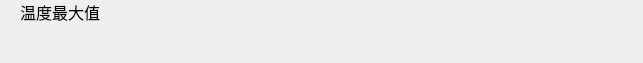
<?xml version="1.0" encoding="UTF-8"?>
<ui version="4.0">
 <class>ZSet_EnvItemWid</class>
 <widget class="QWidget" name="ZSet_EnvItemWid">
  <property name="geometry">
   <rect>
    <x>0</x>
    <y>0</y>
    <width>643</width>
    <height>63</height>
   </rect>
  </property>
  <property name="windowTitle">
   <string>Form</string>
  </property>
  <layout class="QHBoxLayout" name="horizontalLayout_2">
   <property name="leftMargin">
    <number>0</number>
   </property>
   <property name="topMargin">
    <number>0</number>
   </property>
   <property name="rightMargin">
    <number>0</number>
   </property>
   <property name="bottomMargin">
    <number>0</number>
   </property>
   <item>
    <layout class="QHBoxLayout" name="horizontalLayout" stretch="2,1,1">
     <property name="spacing">
      <number>30</number>
     </property>
     <property name="rightMargin">
      <number>0</number>
     </property>
     <item>
      <widget class="QLabel" name="label">
       <property name="minimumSize">
        <size>
         <width>120</width>
         <height>0</height>
        </size>
       </property>
       <property name="maximumSize">
        <size>
         <width>120</width>
         <height>16777215</height>
        </size>
       </property>
       <property name="font">
        <font>
         <family>微软雅黑</family>
         <pointsize>12</pointsize>
        </font>
       </property>
       <property name="frameShadow">
        <enum>QFrame::Plain</enum>
       </property>
       <property name="text">
        <string>温度最大值</string>
       </property>
       <property name="alignment">
        <set>Qt::AlignHCenter|Qt::AlignTop</set>
       </property>
       <property name="wordWrap">
        <bool>false</bool>
       </property>
       <property name="margin">
        <number>10</number>
       </property>
      </widget>
     </item>
     <item>
      <widget class="QWidget" name="widget_1" native="true">
       <property name="sizePolicy">
        <sizepolicy hsizetype="Preferred" vsizetype="Preferred">
         <horstretch>0</horstretch>
         <verstretch>0</verstretch>
        </sizepolicy>
       </property>
       <property name="font">
        <font>
         <pointsize>12</pointsize>
        </font>
       </property>
      </widget>
     </item>
     <item>
      <widget class="QWidget" name="widget_2" native="true">
       <property name="sizePolicy">
        <sizepolicy hsizetype="Preferred" vsizetype="Preferred">
         <horstretch>0</horstretch>
         <verstretch>0</verstretch>
        </sizepolicy>
       </property>
       <property name="font">
        <font>
         <pointsize>12</pointsize>
        </font>
       </property>
      </widget>
     </item>
    </layout>
   </item>
  </layout>
 </widget>
 <resources/>
 <connections/>
</ui>
